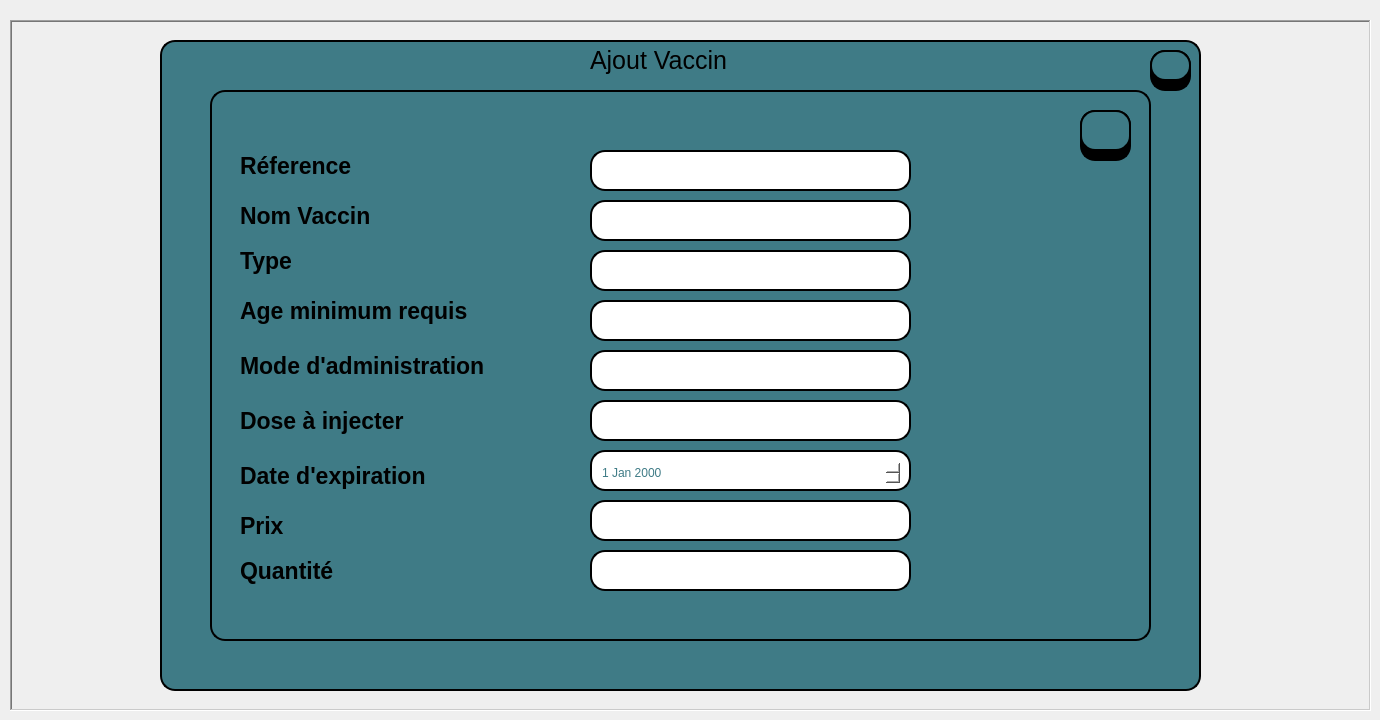
     <widget class="QWidget" name="Tab2">
      <attribute name="title">
       <string>Tab 2</string>
      </attribute>
      <widget class="QTableView" name="tableView">
       <property name="geometry">
        <rect>
         <x>160</x>
         <y>40</y>
         <width>1041</width>
         <height>651</height>
        </rect>
       </property>
       <property name="styleSheet">
        <string notr="true">background-color: rgb(63, 123, 134);
border: 2px solid #000000;
border-radius: 15px;</string>
       </property>
      </widget>
      <widget class="QTableView" name="tableView_2">
       <property name="geometry">
        <rect>
         <x>210</x>
         <y>90</y>
         <width>941</width>
         <height>551</height>
        </rect>
       </property>
       <property name="styleSheet">
        <string notr="true">background-color: rgb(63, 123, 134);
border: 2px solid #000000;
border-radius: 15px;</string>
       </property>
      </widget>
      <widget class="QLineEdit" name="age_vac">
       <property name="geometry">
        <rect>
         <x>590</x>
         <y>300</y>
         <width>321</width>
         <height>41</height>
        </rect>
       </property>
       <property name="styleSheet">
        <string notr="true">border: 2px solid #000000;
border-radius: 15px;
background-color: rgb(255, 255, 255);</string>
       </property>
      </widget>
      <widget class="QLineEdit" name="mode_vac">
       <property name="geometry">
        <rect>
         <x>590</x>
         <y>350</y>
         <width>321</width>
         <height>41</height>
        </rect>
       </property>
       <property name="styleSheet">
        <string notr="true">border: 2px solid #000000;
border-radius: 15px;
background-color: rgb(255, 255, 255);</string>
       </property>
      </widget>
      <widget class="QLineEdit" name="prix_vac">
       <property name="geometry">
        <rect>
         <x>590</x>
         <y>500</y>
         <width>321</width>
         <height>41</height>
        </rect>
       </property>
       <property name="styleSheet">
        <string notr="true">border: 2px solid #000000;
border-radius: 15px;
background-color: rgb(255, 255, 255);</string>
       </property>
      </widget>
      <widget class="QLineEdit" name="dose_vac">
       <property name="geometry">
        <rect>
         <x>590</x>
         <y>400</y>
         <width>321</width>
         <height>41</height>
        </rect>
       </property>
       <property name="styleSheet">
        <string notr="true">border: 2px solid #000000;
border-radius: 15px;
background-color: rgb(255, 255, 255);</string>
       </property>
      </widget>
      <widget class="QLabel" name="label_4">
       <property name="geometry">
        <rect>
         <x>240</x>
         <y>240</y>
         <width>171</width>
         <height>41</height>
        </rect>
       </property>
       <property name="font">
        <font>
         <pointsize>17</pointsize>
         <bold>true</bold>
        </font>
       </property>
       <property name="text">
        <string>Type</string>
       </property>
      </widget>
      <widget class="QLabel" name="label_12">
       <property name="geometry">
        <rect>
         <x>240</x>
         <y>200</y>
         <width>191</width>
         <height>31</height>
        </rect>
       </property>
       <property name="font">
        <font>
         <pointsize>17</pointsize>
         <bold>true</bold>
        </font>
       </property>
       <property name="text">
        <string>Nom Vaccin</string>
       </property>
      </widget>
      <widget class="QLabel" name="label_15">
       <property name="geometry">
        <rect>
         <x>240</x>
         <y>510</y>
         <width>311</width>
         <height>31</height>
        </rect>
       </property>
       <property name="font">
        <font>
         <pointsize>17</pointsize>
         <bold>true</bold>
        </font>
       </property>
       <property name="text">
        <string>Prix</string>
       </property>
      </widget>
      <widget class="QLabel" name="label_16">
       <property name="geometry">
        <rect>
         <x>240</x>
         <y>400</y>
         <width>301</width>
         <height>41</height>
        </rect>
       </property>
       <property name="font">
        <font>
         <pointsize>17</pointsize>
         <bold>true</bold>
        </font>
       </property>
       <property name="text">
        <string>Dose à injecter</string>
       </property>
      </widget>
      <widget class="QLabel" name="label_17">
       <property name="geometry">
        <rect>
         <x>240</x>
         <y>460</y>
         <width>271</width>
         <height>31</height>
        </rect>
       </property>
       <property name="font">
        <font>
         <pointsize>17</pointsize>
         <bold>true</bold>
        </font>
       </property>
       <property name="text">
        <string>Date d'expiration</string>
       </property>
      </widget>
      <widget class="QPushButton" name="save_vac">
       <property name="geometry">
        <rect>
         <x>1080</x>
         <y>110</y>
         <width>51</width>
         <height>41</height>
        </rect>
       </property>
       <property name="font">
        <font>
         <pointsize>12</pointsize>
         <bold>true</bold>
        </font>
       </property>
       <property name="styleSheet">
        <string notr="true">background-color:rgb(63, 123, 134);
border: 2px solid #000000;
border-radius: 15px;
</string>
       </property>
       <property name="text">
        <string/>
       </property>
       <property name="icon">
        <iconset resource="image.qrc">
         <normaloff>:/save.png</normaloff>:/save.png</iconset>
       </property>
       <property name="iconSize">
        <size>
         <width>25</width>
         <height>26</height>
        </size>
       </property>
      </widget>
      <widget class="QLineEdit" name="lineEdit_12">
       <property name="geometry">
        <rect>
         <x>1080</x>
         <y>110</y>
         <width>51</width>
         <height>51</height>
        </rect>
       </property>
       <property name="styleSheet">
        <string notr="true">background-color:rgb(0, 0, 0);
border: 2px solid #000000;
border-radius: 15px;
</string>
       </property>
      </widget>
      <widget class="QLabel" name="label_18">
       <property name="geometry">
        <rect>
         <x>590</x>
         <y>40</y>
         <width>251</width>
         <height>41</height>
        </rect>
       </property>
       <property name="font">
        <font>
         <family>Segoe UI</family>
         <pointsize>19</pointsize>
         <italic>false</italic>
         <fontweight>DemiBold</fontweight>
        </font>
       </property>
       <property name="text">
        <string>Ajout Vaccin</string>
       </property>
      </widget>
      <widget class="QPushButton" name="Quit">
       <property name="geometry">
        <rect>
         <x>1150</x>
         <y>50</y>
         <width>41</width>
         <height>31</height>
        </rect>
       </property>
       <property name="font">
        <font>
         <pointsize>12</pointsize>
         <bold>true</bold>
        </font>
       </property>
       <property name="styleSheet">
        <string notr="true">background-color:rgb(63, 123, 134);
border: 2px solid #000000;
border-radius: 15px;
</string>
       </property>
       <property name="text">
        <string/>
       </property>
       <property name="icon">
        <iconset theme="QIcon::ThemeIcon::ApplicationExit"/>
       </property>
       <property name="iconSize">
        <size>
         <width>29</width>
         <height>21</height>
        </size>
       </property>
      </widget>
      <widget class="QLineEdit" name="lineEdit_13">
       <property name="geometry">
        <rect>
         <x>1150</x>
         <y>50</y>
         <width>41</width>
         <height>41</height>
        </rect>
       </property>
       <property name="styleSheet">
        <string notr="true">background-color:rgb(0, 0, 0);
border: 2px solid #000000;
border-radius: 15px;
</string>
       </property>
      </widget>
      <widget class="QLabel" name="label_19">
       <property name="geometry">
        <rect>
         <x>10</x>
         <y>20</y>
         <width>1361</width>
         <height>691</height>
        </rect>
       </property>
       <property name="frameShape">
        <enum>QFrame::Shape::WinPanel</enum>
       </property>
       <property name="frameShadow">
        <enum>QFrame::Shadow::Sunken</enum>
       </property>
       <property name="lineWidth">
        <number>2</number>
       </property>
       <property name="midLineWidth">
        <number>0</number>
       </property>
       <property name="text">
        <string/>
       </property>
      </widget>
      <widget class="QLabel" name="label_30">
       <property name="geometry">
        <rect>
         <x>240</x>
         <y>140</y>
         <width>231</width>
         <height>51</height>
        </rect>
       </property>
       <property name="font">
        <font>
         <family>Segoe UI</family>
         <pointsize>17</pointsize>
         <italic>false</italic>
         <bold>true</bold>
        </font>
       </property>
       <property name="text">
        <string>Réference</string>
       </property>
      </widget>
      <widget class="QLabel" name="label_31">
       <property name="geometry">
        <rect>
         <x>240</x>
         <y>290</y>
         <width>291</width>
         <height>41</height>
        </rect>
       </property>
       <property name="font">
        <font>
         <pointsize>17</pointsize>
         <bold>true</bold>
        </font>
       </property>
       <property name="text">
        <string>Age minimum requis</string>
       </property>
      </widget>
      <widget class="QLabel" name="label_32">
       <property name="geometry">
        <rect>
         <x>240</x>
         <y>350</y>
         <width>301</width>
         <height>31</height>
        </rect>
       </property>
       <property name="font">
        <font>
         <pointsize>17</pointsize>
         <bold>true</bold>
        </font>
       </property>
       <property name="text">
        <string>Mode d'administration</string>
       </property>
      </widget>
      <widget class="QLabel" name="label_33">
       <property name="geometry">
        <rect>
         <x>240</x>
         <y>550</y>
         <width>191</width>
         <height>41</height>
        </rect>
       </property>
       <property name="font">
        <font>
         <pointsize>17</pointsize>
         <bold>true</bold>
        </font>
       </property>
       <property name="text">
        <string>Quantité</string>
       </property>
      </widget>
      <widget class="QLineEdit" name="quantite_vac">
       <property name="geometry">
        <rect>
         <x>590</x>
         <y>550</y>
         <width>321</width>
         <height>41</height>
        </rect>
       </property>
       <property name="styleSheet">
        <string notr="true">border: 2px solid #000000;
border-radius: 15px;
background-color: rgb(255, 255, 255);</string>
       </property>
      </widget>
      <widget class="QLineEdit" name="nom_vac">
       <property name="geometry">
        <rect>
         <x>590</x>
         <y>200</y>
         <width>321</width>
         <height>41</height>
        </rect>
       </property>
       <property name="styleSheet">
        <string notr="true">border: 2px solid #000000;
border-radius: 15px;
background-color: rgb(255, 255, 255);</string>
       </property>
      </widget>
      <widget class="QLineEdit" name="reference">
       <property name="geometry">
        <rect>
         <x>590</x>
         <y>150</y>
         <width>321</width>
         <height>41</height>
        </rect>
       </property>
       <property name="styleSheet">
        <string notr="true">border: 2px solid #000000;
border-radius: 15px;
background-color: rgb(255, 255, 255);</string>
       </property>
       <property name="readOnly">
        <bool>false</bool>
       </property>
      </widget>
      <widget class="QLineEdit" name="type_vac">
       <property name="geometry">
        <rect>
         <x>590</x>
         <y>250</y>
         <width>321</width>
         <height>41</height>
        </rect>
       </property>
       <property name="styleSheet">
        <string notr="true">border: 2px solid #000000;
border-radius: 15px;
background-color: rgb(255, 255, 255);</string>
       </property>
      </widget>
      <widget class="QDateEdit" name="date_vac">
       <property name="geometry">
        <rect>
         <x>600</x>
         <y>460</y>
         <width>301</width>
         <height>26</height>
        </rect>
       </property>
       <property name="styleSheet">
        <string notr="true">border-radius: 15px;
background-color: rgb(255, 255, 255);
color: rgb(63, 123, 134);</string>
       </property>
      </widget>
      <widget class="QLineEdit" name="container">
       <property name="geometry">
        <rect>
         <x>590</x>
         <y>450</y>
         <width>321</width>
         <height>41</height>
        </rect>
       </property>
       <property name="styleSheet">
        <string notr="true">border: 2px solid #000000;
border-radius: 15px;
background-color: rgb(255, 255, 255);</string>
       </property>
      </widget>
      <zorder>label_19</zorder>
      <zorder>tableView</zorder>
      <zorder>tableView_2</zorder>
      <zorder>age_vac</zorder>
      <zorder>mode_vac</zorder>
      <zorder>prix_vac</zorder>
      <zorder>dose_vac</zorder>
      <zorder>label_4</zorder>
      <zorder>label_12</zorder>
      <zorder>label_15</zorder>
      <zorder>label_16</zorder>
      <zorder>label_17</zorder>
      <zorder>lineEdit_12</zorder>
      <zorder>save_vac</zorder>
      <zorder>label_18</zorder>
      <zorder>lineEdit_13</zorder>
      <zorder>Quit</zorder>
      <zorder>label_30</zorder>
      <zorder>label_31</zorder>
      <zorder>label_32</zorder>
      <zorder>label_33</zorder>
      <zorder>quantite_vac</zorder>
      <zorder>nom_vac</zorder>
      <zorder>reference</zorder>
      <zorder>type_vac</zorder>
      <zorder>container</zorder>
      <zorder>date_vac</zorder>
     </widget>
